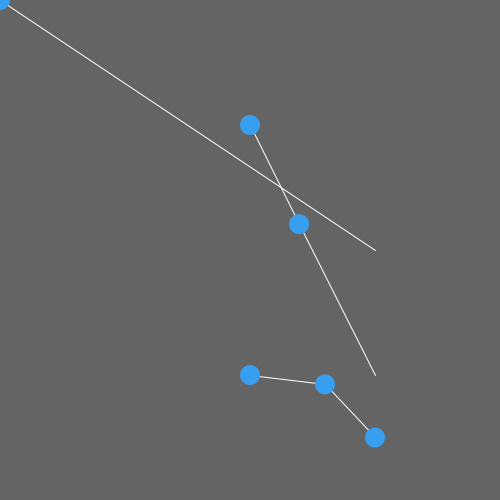
Frame 1 (no input)
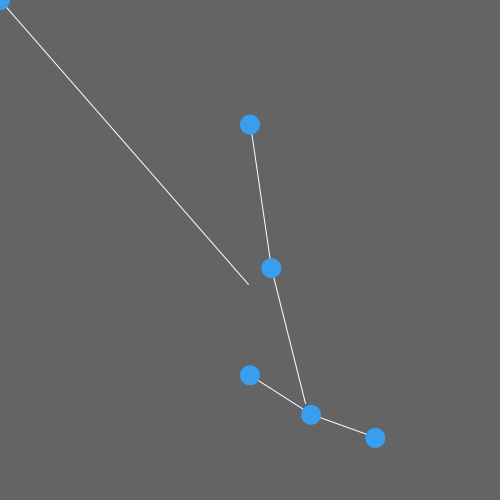
Frame 60 (the mouse pressed at the canvas centre just before this capture)
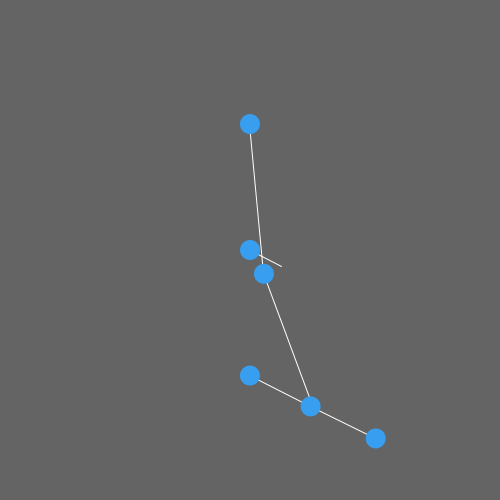
Frame 120 (the mouse held since frame 60 and released just before this capture)

The Processing sketch that drew these frames (run headless with seeded random() and noise(); from frame 60 on, the mouse is pressed at the canvas centre):

// Processing sketch: ForceGraph
// ── ForceGraph.pde
Graph g;
Node root;
Node n1,n2,n3,n4,n5;

void setup() {
  size(500,500);
  background(100);
  g = new Graph(-20,20,-20,20);
  root = new Node(0,0,1,10);
  root.fixed = true;
  n1 = new Node(10,0,1,1);
  n2 = new Node(10,10,1,1);
  n3 = new Node(10,15,1,1);
  n4 = new Node(0,10,1,1);
  n5 = new Node(0,-10,1,1);
  root.addLink(n1);
  n1.addLink(n2);
  n2.addLink(n3);
  n2.addLink(n4);
  n1.addLink(n5);
  g.addNode(root);
  g.addNode(n1);
  g.addNode(n2);
  g.addNode(n3);
  g.addNode(n4);
  g.addNode(n5);
  
  
/*
  for (int i=0;i<3;i++) {
    Node temp = new Node(map(random(1),0,1,g.world_left,g.world_right),map(random(1),0,1,g.world_bottom,g.world_top),10,1);
    root.addLink(temp);
    g.addNode(temp);
  }
*/
//  g.populate(t);
}



void draw() {
  background(100);
  root.pos.x = map(mouseX,0,width,g.world_left,g.world_right);
  root.pos.y = map(mouseY,0,height,g.world_bottom,g.world_top);
  g.render();
}

// ── Graph.pde
class Graph {
  ArrayList nodes;
  float world_left,world_right,world_top,world_bottom;
  
  Graph(float xmin, float xmax, float ymin, float ymax) {
    world_left = xmin;
    world_right = xmax;
    world_bottom = ymin;
    world_top = ymax;
    nodes = new ArrayList();
  }
  
  void addNode(Node n) {
    nodes.add(n); 
  }
  
  void render() {
    for (Node n: (ArrayList<Node>)nodes) {
      n.calculateForces(nodes);
      n.render(world_left,world_right,world_bottom,world_top);
    } 
  }
  
  void addTreeNode(TreeNode tree_node, Node parent) {
    if (tree_node.left!=null) {
      println("Adding node.");
      Node temp = new Node(map(random(1),0,1,world_left,world_right),map(random(1),0,1,world_bottom,world_top),1,10);
      parent.addLink(temp);
      addNode(temp);
      addTreeNode(tree_node.left,temp);      
    }
    if (tree_node.right!=null) {
      println("Adding node.");
      Node temp = new Node(map(random(1),0,1,world_left,world_right),map(random(1),0,1,world_bottom,world_top),1,10);
      parent.addLink(temp);
      addNode(temp);
      addTreeNode(tree_node.right,temp);
    }
  }
  
  void populate(Tree tree) {
    if (tree.root!=null) {
      println("Adding root.");
      Node root = new Node(0,0,1,10);
      root.fixed = true;
      addNode(root);
      addTreeNode(tree.root,root);
    }
  }
}


// ── Node.pde
class Node {
  PVector pos;      // position in virtual space (not necessarily pixels)
  PVector pos0;
  PVector vel;
  PVector acc;
  float charge;
  float mass;
  boolean fixed;  // sets whether the node can move
  boolean flag;   // might be needed for graph traversals 
  ArrayList neighbors;
  color nodecolor;
  float k;
  float k_spr;
  float spr_damp;
  float air_damp;
  
  Node(float x, float y, float c_in, float m_in) {
    pos = new PVector(x,y);
    pos0 = new PVector(x,y);
    vel = new PVector();
    acc = new PVector();
    charge = c_in;
    mass = m_in;
    neighbors = new ArrayList();  
    nodecolor = color(56,158,240);
    k = 2000000;    // inversely proportional to repulsion
    k_spr = 100000;   // propotional to spring force
    spr_damp = 0.05;
    air_damp = 0.05;
  }
  
  void addLink(Node n) {
    neighbors.add(n);
  }
  
  void calculateForces(ArrayList<Node>nodes) {
    if (fixed) return;
    PVector net = new PVector();
    for (Node n: (ArrayList<Node>)nodes) {
      if (n!=this) {
        PVector force = PVector.sub(pos,n.pos);
        PVector.mult(force,k*charge*n.charge/pow(force.mag(),2));
        net.add(force);
      }
    }
    for (Node n: (ArrayList<Node>)neighbors) {
      if (n!=this) {
        PVector disp = PVector.sub(pos,n.pos);
//        disp.mult(-k_spr*(disp.mag()-PVector.sub(pos0,n.pos0).mag()));
        disp.mult(-k_spr*(disp.mag()-2));
//        disp.sub(PVector.mult(vel,spr_damp));
        net.add(disp);
      }
    }
    acc = PVector.div(net,mass*k);
    acc.sub(PVector.mult(vel,air_damp));
    vel.add(acc);
    pos.add(vel);
  }
  
  void render(float xmin, float xmax, float ymin, float ymax) {
    fill(nodecolor);
    for (Node n: (ArrayList<Node>)neighbors) {
      stroke(255);
      line(map(pos.x,xmin,xmax,0,width),map(pos.y,ymin,ymax,0,height),
            map(n.pos.x,xmin,xmax,0,width),map(n.pos.y,ymin,ymax,0,height));
    }
    noStroke();
    ellipse(map(pos.x,xmin,xmax,0,width),map(pos.y,ymin,ymax,0,height),20,20);
  }
}

// ── Tree.pde
class TreeNode {
  int val;
  TreeNode left;
  TreeNode right;
  TreeNode(int v) {
    left = null;
    right = null;
    val = v;
  }
}

class Tree {
  TreeNode root;
  Tree() {
    root = null;
  }
  void insert(int val) {
    insertNode(root,val);
  }
  void insertNode(TreeNode n, int val) {
    
    if (n==null) {
      n = new TreeNode(val);
      return;
    }
    if (val<n.val) {
      if (n.left==null) {
        n.left = new TreeNode(val);
      } else {
        insertNode(n.left,val);
      }
    } else if (val>n.val) {
     if (n.right==null) {
        n.right = new TreeNode(val);
      } else {
        insertNode(n.right,val);
      }
    }
  }
}
